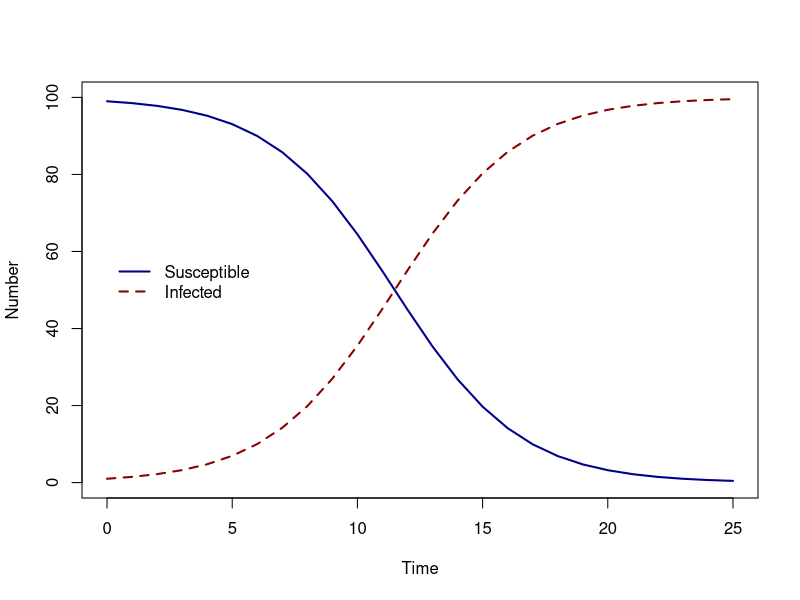
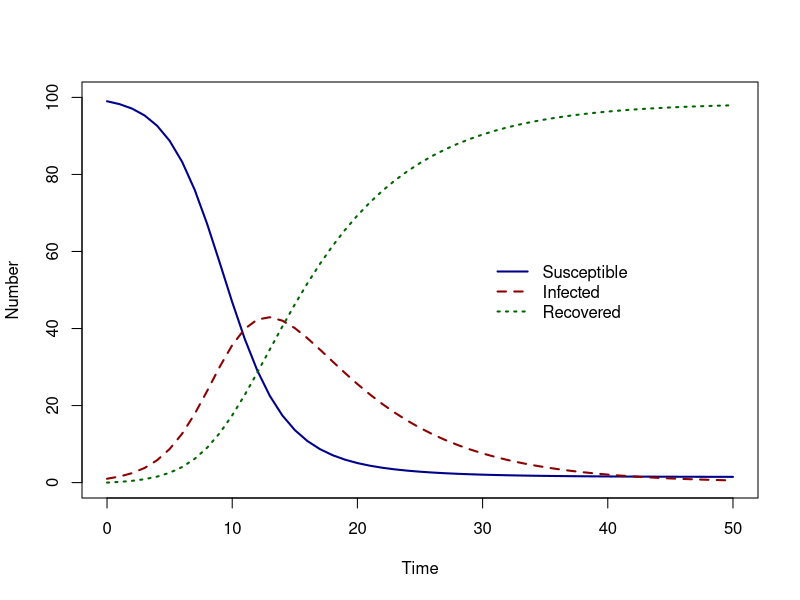

Recreate these plots in R, in order.
## ---- chunk 1
library(deSolve)
knitr::opts_chunk$set(echo = TRUE, comment = NA, fig.align = "center")
## ---- chunk 2
SI_model <- function(time, state_var, pars) {
  # Extract state variables
  S <- state_var["S"]
  I <- state_var["I"]
  N <- S + I
  # Extract model parameters
  beta <- pars["beta"]
  # The differential equations
  dS <- - beta * S * I / N
  dI <- beta * S * I / N
  # Return the equations as a list
  sol <- list(c(dS, dI))
  return(sol)
}
## ---- chunk 3
pars <- c(beta = 0.4)
state_var <- c(S = 99, I = 1)
times <- seq(from = 0, to = 25, by = 1)
## ---- chunk 4
solution <- ode(y = state_var, times = times, func = SI_model, parms = pars,
                method = rk4)
head(solution)
## ---- chunk 5
solution <- as.data.frame(solution)

plot(solution$time, solution$S, col = "darkblue", lwd = 2,
     type = "l", ylim = c(0, 100), ylab = "Number", xlab = "Time")
lines(solution$time, solution$I, col = "darkred", lwd = 2, lty = 2)
legend(-0.1, 60, c("Susceptible", "Infected"), col = c("darkblue", "darkred"),
       lwd = 2, lty = c(1, 2), bty = "n")
## ---- chunk 6
SIR_model <- function(time, state_var, pars){
  # Extract state variables
  S <- state_var["S"]
  I <- state_var["I"]
  R <- state_var["R"]
  N <- S + I + R
  # Extract model parameters
  beta <- pars["beta"]
  gamma <- pars["gamma"]
  # The differential equations
  dS <- - beta * S * I/N
  dI <- beta * S * I/N - gamma * I
  dR <- gamma * I
  # Return the equations as a list
  sol <- list(c(dS, dI, dR))
  return(sol)
}

# What are our parameter values?
pars <- c(beta = 0.6, gamma = 0.14)

# Define time to solve equations
times <- seq(from = 0, to = 50, by = 1)

# What are the initial values (or conditions) of the state variables?
state_var <- c( S = 99, I = 1, R = 0)

# Solve the SIR model 
solution <- as.data.frame(ode(y = state_var, times = times, func = SIR_model, parms = pars, method = rk4))

plot(solution$time, solution$S, col = "darkblue", lwd = 2, 
     type = "l", ylim = c(0, 100), ylab = "Number", xlab = "Time")
lines(solution$time, solution$I, col = "darkred", lwd = 2, lty = 2)
lines(solution$time, solution$R, col = "darkgreen", lwd = 2, lty = 3)
legend(30,60, c("Susceptible", "Infected", "Recovered"), col = c("darkblue", "darkred", "darkgreen"), 
       lwd = 2, lty = c(1, 2, 3), bty = "n")

## ---- chunk 7
round(solution[which(solution$time == 10),],2)
## ---- chunk 8
round(solution[which(solution$time == 50),],2)
## ---- chunk 9
solution$time[which.max(solution$I)]
